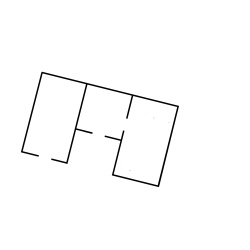
#> input picture big_images/1.jpg, 250 x 250 px; its folder holds only this picture in this run
$ python find_rect.py   (Python 2 division)
#> lines starting #> are read from the running program, lines starting #| are printed output that depends on the picture; after the words box and inside, x2 and y2 are one past the last pixel; in counts of white or black regions, pixels touching at a corner belong together
import cv2
import os
import numpy as np

directory = "./big_images/"
f = open('./coordinates', 'w+')
for filename in os.listdir(directory):
    l_img = cv2.imread(directory + filename)
#> l_img is the input picture: shape (250, 250, 3); min 0, max 255, mean 251.5
    gray = cv2.cvtColor(l_img, cv2.COLOR_BGR2GRAY)
    thresh = cv2.threshold(gray, 0, 255, cv2.THRESH_BINARY_INV + cv2.THRESH_OTSU)[1]
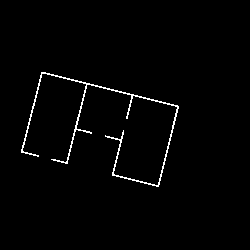
#> thresh: shape (250, 250); 1.6% white in thin lines or dots, all inside (x1, y1, x2, y2) = (21, 72, 179, 187)

    cnts = cv2.findContours(thresh, cv2.RETR_EXTERNAL, cv2.CHAIN_APPROX_NONE)
#> cnts = 1 contour; box (x1, y1, x2, y2) and area: (21, 72, 179, 187) 430
    cnts = cnts[0] if len(cnts) == 2 else cnts[1]
    im = np.zeros((250, 250, 3), np.uint8) # blank image
    if len(cnts) > 1:
        tmp = cnts[0]
        for i in cnts[1:]:
            tmp = np.append(tmp, i, axis=0)
        cnts = [tmp]
    cv2.drawContours(im, cnts, 0, (0,255,0), 3)
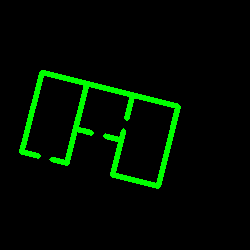
#> im: shape (250, 250, 3); mean of channels 0, 1, 2 0, 12.9, 0; drawn as B, G, R

    ((x, y), (width, height), angle) = cv2.minAreaRect(cnts[0])
#> x = 99.44; y = 128.7; width = 83.67; height = 142.4; angle = -75.96
    (x, y, width, height, angle) = (round(x, 2), round(y, 2), round(width, 2), round(height, 2), round(angle, 2))
    d = {'x': x, 'y': y, 'width': width, 'height': height, 'angle': angle}
#> d = {'x': 99.44, 'y': 128.7, 'width': 83.67, 'height': 142.4, 'angle': -75.96}
    f.write(filename + ': ' + str(d) + '\n')
    print filename

f.close()

$ run again, on big_images/234.jpg
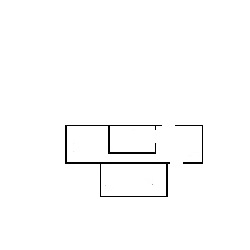
#> input picture big_images/234.jpg, 250 x 250 px
#> l_img is the input picture: shape (250, 250, 3); min 0, max 255, mean 251.7
#> `thresh = cv2.threshold(gray, 0, 255, cv2.THRESH_BINARY_INV + cv2.THRES..`:
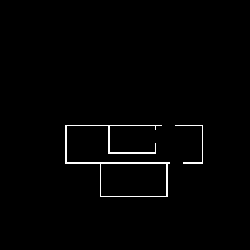
#> thresh: shape (250, 250); 1.3% white in thin lines or dots, all inside (x1, y1, x2, y2) = (65, 125, 203, 197)
#> `cnts = cv2.findContours(thresh, cv2.RETR_EXTERNAL, cv2.CHAIN_APPROX_NO..`: cnts = 2 contours; box (x1, y1, x2, y2) and area: (65, 125, 170, 197) 2431, (175, 125, 203, 164) 20
#> `tmp = cnts[0]`: tmp = contour of 166 points, box (x1, y1, x2, y2) (175, 125, 203, 164), area 20
#> the loop `for i in cnts[1:]:` made 1 pass
#> after the loop `for i in cnts[1:]:`: tmp = contour of 870 points, box (x1, y1, x2, y2) (65, 125, 203, 197), area 2451
#> `cnts = [tmp]`: cnts = 1 contour; box (x1, y1, x2, y2) and area: (65, 125, 203, 197) 2451
#> `cv2.drawContours(im, cnts, 0, (0,255,0), 3)`:
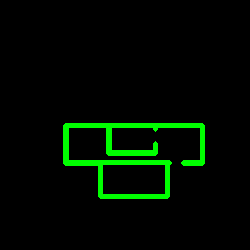
#> im: shape (250, 250, 3); mean of channels 0, 1, 2 0, 11.8, 0; drawn as B, G, R
#> x = 133.5; y = 160.5; width = 71; height = 137; angle = -90
#> d = {'x': 133.5, 'y': 160.5, 'width': 71, 'height': 137, 'angle': -90}

$ run again, on big_images/247.jpg
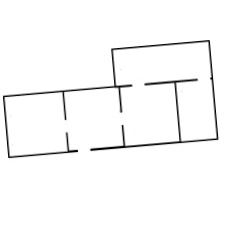
#> input picture big_images/247.jpg, 250 x 250 px
#> l_img is the input picture: shape (250, 250, 3); min 0, max 255, mean 249.6
#> `thresh = cv2.threshold(gray, 0, 255, cv2.THRESH_BINARY_INV + cv2.THRES..`:
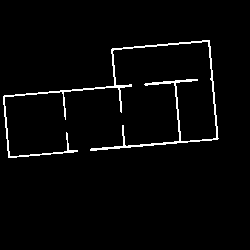
#> thresh: shape (250, 250); 2.7% white in thin lines or dots, all inside (x1, y1, x2, y2) = (3, 40, 219, 158)
#> cnts = 1 contour; box (x1, y1, x2, y2) and area: (3, 40, 219, 158) 881
#> `cv2.drawContours(im, cnts, 0, (0,255,0), 3)`:
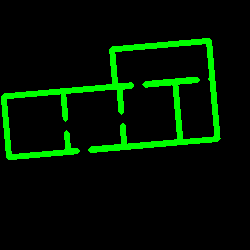
#> im: shape (250, 250, 3); mean of channels 0, 1, 2 0, 20.1, 0; drawn as B, G, R
#> x = 108.5; y = 98.56; width = 211.3; height = 100.4; angle = -5
#> d = {'x': 108.5, 'y': 98.56, 'width': 211.3, 'height': 100.4, 'angle': -5}
